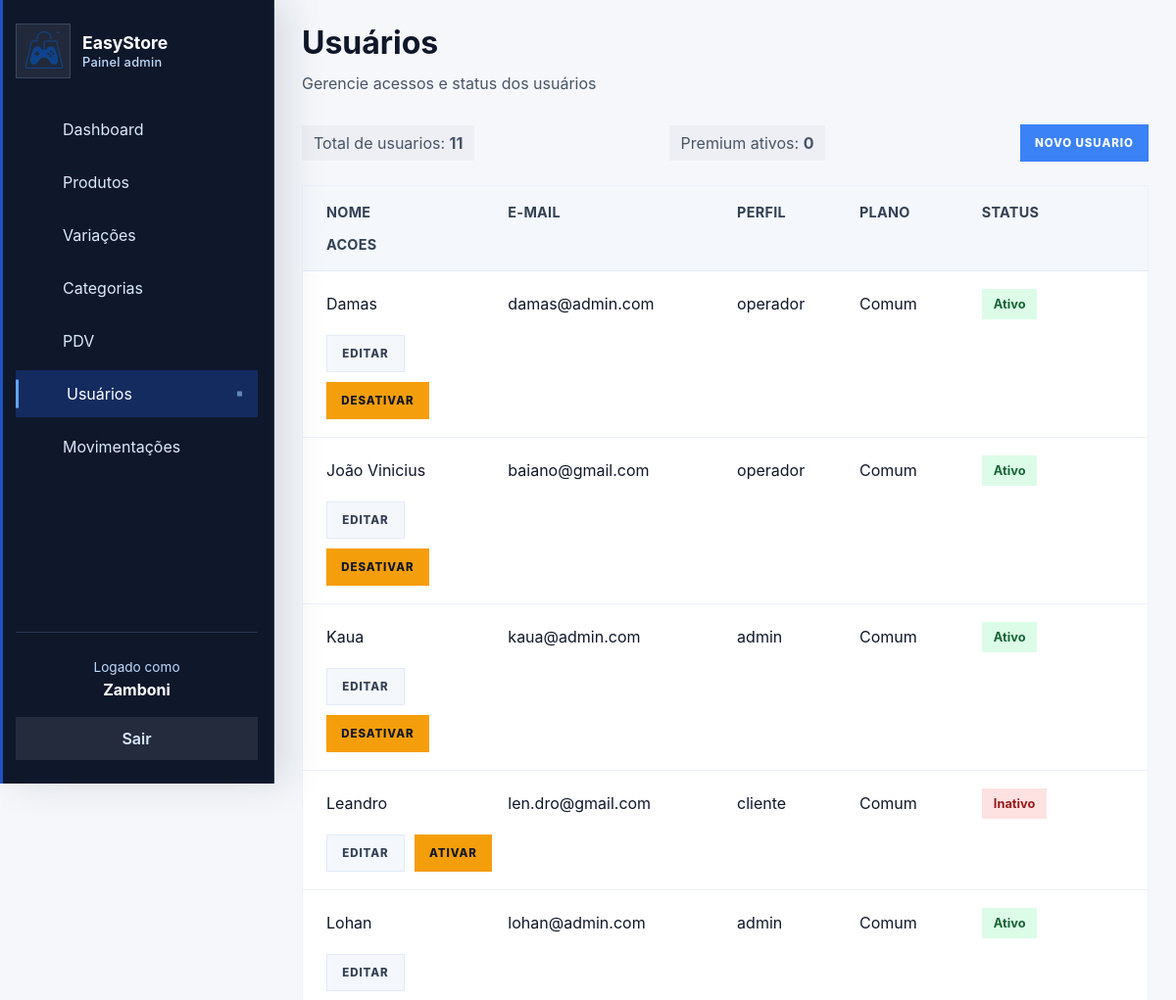
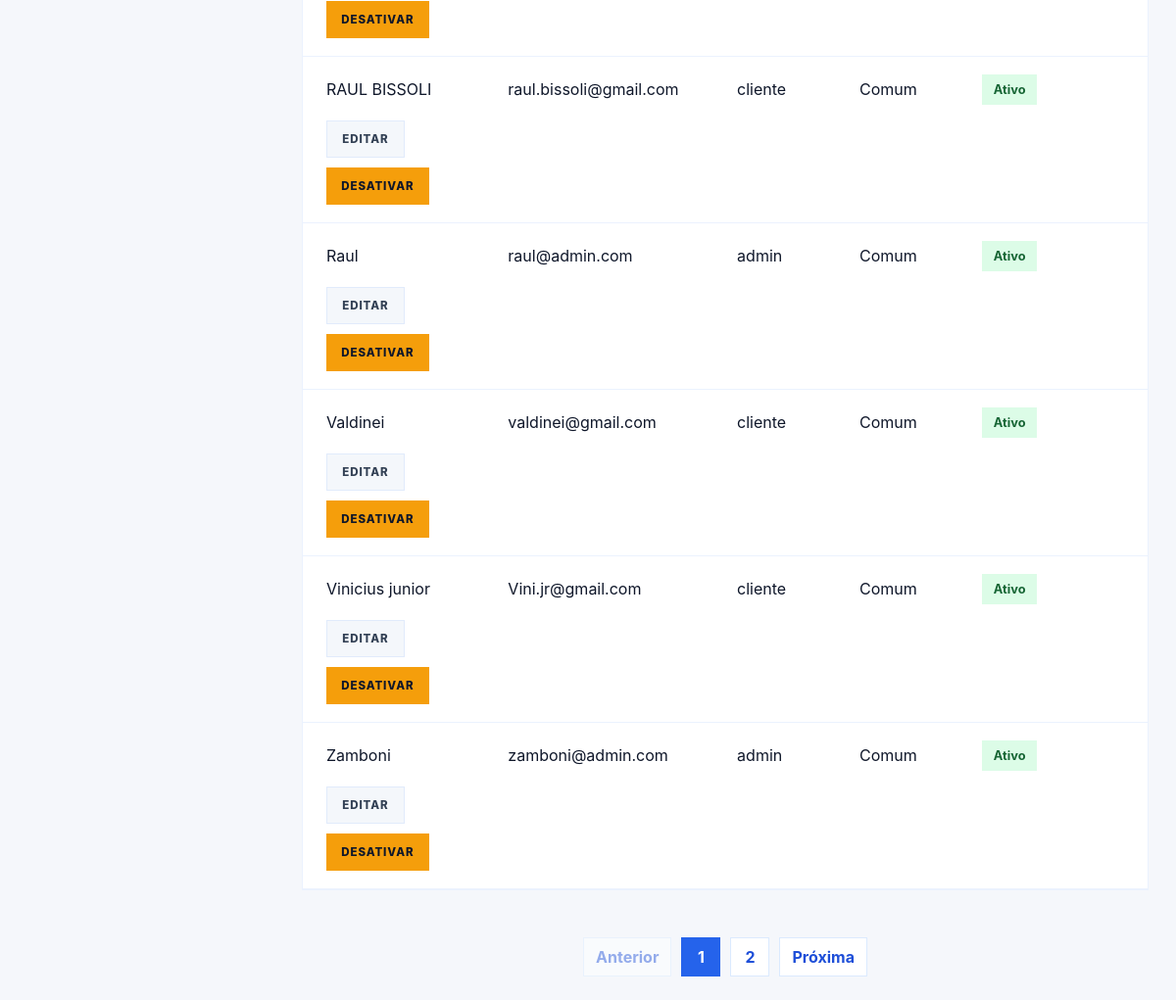
/usuarios/ (signed in), run on the app's committed database (2 pictures, top to bottom).
### app/models/usuario.py (models this page shows)
class Usuario(Base):
    __tablename__ = "usuarios"
    id = Column(Integer, primary_key=True, autoincrement=True)
    nome = Column(String(167), nullable=False)
    email = Column(String(167), unique=True, index=True, nullable=False)
    senha_hash = Column(String(255), nullable=False)
    role = Column(String(20), nullable=False, default="operador")
    ativo = Column(Boolean, default=True)
    criado_em = Column(DateTime, server_default=func.now())
    xp_total = Column(Integer, nullable=False, default=0)
    nivel = Column(Integer, nullable=False, default=1)
    moedas_resgate = Column(Integer, nullable=False, default=0)
    cliente_perfil = relationship(
        "Cliente",
        back_populates="usuario",
        uselist=False,
    )

### app/controllers/admin_controller.py (the view)
@router.get("/")
def listar_usuarios(
    request: Request,
    pagina: int = 1,
    por_pagina: int = 10,
    db: Session = Depends(get_db),
    usuario = Depends(get_admin),
):
    query = db.query(Usuario).order_by(Usuario.nome)
    total_usuarios = query.count()
    por_pagina = min(max(por_pagina, 1), 10)
    total_paginas = math.ceil(total_usuarios / por_pagina) if total_usuarios else 1
    pagina = min(max(pagina, 1), total_paginas)
    usuarios = query.offset((pagina - 1) * por_pagina).limit(por_pagina).all()
    return templates.TemplateResponse(
        request,
        "admin/usuarios.html",
        {
            "request": request,
            "usuario": usuario,
            "usuarios": usuarios,
            "pagina": pagina,
            "por_pagina": por_pagina,
            "total_paginas": total_paginas,
            "total_usuarios": total_usuarios,
            "page_title": "Usuários",
            "page_subtitle": "Gerencie acessos e status dos usuários",
            "css_path": "css/cadastros.css",
            "active": "usuarios",
        }
    )

### app/templates/admin/usuarios.html
{% extends "admin/base.html" %}
{% block content %}
<div class="table-actions">
  <div class="detail-pill">Total de usuarios: <strong>{{ total_usuarios }}</strong></div>
  <div class="detail-pill premium-count">Premium ativos: <strong>{{ usuarios|selectattr('cliente_perfil.is_associado')|selectattr('ativo')|list|length }}</strong></div>
  {% if usuario and (usuario.role if usuario is not mapping else usuario.get('role')) == 'admin' %}
  <a href="/usuarios/novo" class="btn btn-primary">Novo usuario</a>
  {% endif %}
</div>
<div class="table-card users-table">
  <div class="table-row header">
    <div>Nome</div>
    <div>E-mail</div>
    <div>Perfil</div>
    <div>Plano</div>
    <div>Status</div>
    <div>Acoes</div>
  </div>
  {% for u in usuarios %}
  {% set premium_ativo = u.cliente_perfil and u.cliente_perfil.is_associado and u.ativo and u.cliente_perfil.ativo %}
  <div class="table-row {% if premium_ativo %}premium-user{% endif %}">
    <div>{{ u.nome }}</div>
    <div>{{ u.email }}</div>
    <div>{{ u.role }}</div>
    <div>
      {% if u.cliente_perfil and u.cliente_perfil.is_associado %}
        <span class="plan-badge premium">Premium 5%</span>
        <small class="plan-note">{{ 'Apto ao desconto' if premium_ativo else 'Plano inativo' }}</small>
      {% else %}
        <span class="plan-badge standard">Comum</span>
      {% endif %}
    </div>
    <div><span class="status-badge {% if u.ativo %}active{% else %}inactive{% endif %}">{{ 'Ativo' if u.ativo else 'Inativo' }}</span></div>
    <div class="actions">
      {% if usuario and (usuario.role if usuario is not mapping else usuario.get('role')) == 'admin' %}
      <a href="/usuarios/{{ u.id }}/editar" class="btn btn-secondary">Editar</a>
      <form action="/usuarios/{{ u.id }}/toggle-ativo" method="post" data-confirm="Tem certeza que deseja alterar o status deste usuário?"><button type="submit" class="btn btn-warning">{% if u.ativo %}Desativar{% else %}Ativar{% endif %}</button></form>
      {% else %}
      <span class="muted">Somente administradores</span>
      {% endif %}
    </div>
  </div>
  {% endfor %}
</div>
<nav class="pagination" aria-label="Paginação de usuários">
  <a class="pagination-link {% if pagina == 1 %}disabled{% endif %}" href="/usuarios?por_pagina={{ por_pagina }}&pagina={{ pagina - 1 }}">Anterior</a>
  {% for numero in range(1, total_paginas + 1) %}
  <a class="pagination-link {% if numero == pagina %}active{% endif %}" href="/usuarios?por_pagina={{ por_pagina }}&pagina={{ numero }}">{{ numero }}</a>
  {% endfor %}
  <a class="pagination-link {% if pagina == total_paginas %}disabled{% endif %}" href="/usuarios?por_pagina={{ por_pagina }}&pagina={{ pagina + 1 }}">Próxima</a>
</nav>
{% endblock %}

### app/templates/admin/base.html (shortened to what this page needs)
<!DOCTYPE html>
<html lang="pt-br">
<head>
  <link rel="stylesheet" href="{{ request.url_for('static', path='css/admin.css') }}?v=5">
  <link rel="stylesheet" href="{{ request.url_for('static', path='css/confirm.css') }}?v=1">
  {% if css_path and css_path != 'css/admin.css' %}
  <link rel="stylesheet" href="{{ request.url_for('static', path=css_path) }}?v={{ '8' if css_path == 'css/pos.css' else '7' }}">
  {% endif %}
  <link rel="stylesheet" href="{{ request.url_for('static', path='css/admin-theme.css') }}?v=1">
</head>
<body>
  <div class="admin-layout">
    <aside class="sidebar">
      <a href="/" class="brand-block">
        <img src="{{ request.url_for('static', path='img/logo.png') }}" alt="EasyStore" class="brand-logo">
        <div>
          <strong>EasyStore</strong>
          <span>Painel admin</span>
        </div>
      </a>
      {% if usuario %}
        {% if usuario is mapping %}
          {% set role = usuario.get('role') %}
          {% set logged_name = usuario.get('nome', usuario.get('sub', 'Usuário')) %}
        {% else %}
          {% set role = usuario.role %}
          {% set logged_name = usuario.nome if usuario.nome else 'Usuário' %}
        {% endif %}
      {% else %}
        {% set role = None %}
        {% set logged_name = 'Usuário' %}
      {% endif %}
      <nav class="sidebar-nav">
        {% if role == 'admin' %}
        <a href="/admin" class="{% if active == 'home' %}active{% endif %}"><span class="nav-label">Dashboard</span></a>
        <a href="/produtos" class="{% if active == 'produtos' %}active{% endif %}"><span class="nav-label">Produtos</span></a>
        <a href="/produtos/variacoes" class="{% if active == 'variacoes' %}active{% endif %}"><span class="nav-label">Variações</span></a>
        <a href="/categorias" class="{% if active == 'categorias' %}active{% endif %}"><span class="nav-label">Categorias</span></a>
        <a href="/admin/pos" class="{% if active == 'pos' %}active{% endif %}"><span class="nav-label">PDV</span></a>
        <a href="/usuarios" class="{% if active == 'usuarios' %}active{% endif %}"><span class="nav-label">Usuários</span></a>
        <a href="/movimentacoes" class="{% if active == 'movimentacoes' %}active{% endif %}"><span class="nav-label">Movimentações</span></a>
        {% elif role == 'operador' %}
        <a href="/pdv" class="{% if active == 'pos' %}active{% endif %}"><span class="nav-icon"></span><span class="nav-label">Ponto de Venda</span></a>
        {% endif %}
      </nav>
      <div class="sidebar-footer">
        <div class="profile-card">
          <span>Logado como</span>
          <strong>{{ logged_name }}</strong>
        </div>
        <a href="/auth/logout" class="logout-btn">Sair</a>
      </div>
    </aside>
    <main class="admin-content">
      <header class="topbar">
        <div>
          <h1>{{ page_title }}</h1>
          {% if page_subtitle %}
          <p class="subtitle">{{ page_subtitle }}</p>
          {% endif %}
        </div>
      </header>
      <section class="page-body">
        {% block content %}{% endblock %}
      </section>
    </main>
  </div>
</body>
</html>

### app/static/css/cadastros.css (style rules this page uses)
.users-table .table-row { grid-template-columns: 1.4fr 1.8fr 0.9fr 0.9fr 1.2fr; }
.pagination { align-items: center; display: flex; flex-wrap: wrap; gap: 10px; justify-content: center; margin-top: 24px; }

### data on the page
Usuario: nome "Zamboni", email "zamboni@admin.com", role "admin", ativo "Ativo", shows "DESATIVAR"
Usuario: nome "Damas", email "damas@admin.com", role "operador", ativo "Ativo", shows "DESATIVAR"
Usuario: nome "João Vinicius", email "baiano@gmail.com", role "operador", ativo "Ativo", shows "DESATIVAR"
Usuario: nome "Kaua", email "kaua@admin.com", role "admin", ativo "Ativo", shows "DESATIVAR"
Usuario: nome "Leandro", email "len.dro@gmail.com", role "cliente", ativo "Inativo", shows "ATIVAR"
Usuario: nome "Lohan", email "lohan@admin.com", role "admin", ativo "Ativo", shows "DESATIVAR"
Usuario: nome "RAUL BISSOLI", email "raul.bissoli@gmail.com", role "cliente", ativo "Ativo", shows "DESATIVAR"
Usuario: nome "Raul", email "raul@admin.com", role "admin", ativo "Ativo", shows "DESATIVAR"
Usuario: nome "Valdinei", email "valdinei@gmail.com", role "cliente", ativo "Ativo", shows "DESATIVAR"
Usuario: nome "Vinicius junior", email "Vini.jr@gmail.com", role "cliente", ativo "Ativo", shows "DESATIVAR"

### other printed values
{{ page_title }} "Usuários"
{{ page_subtitle }} "Gerencie acessos e status dos usuários"
{{ total_usuarios }} "11"
{{ numero }} "1" "2"
